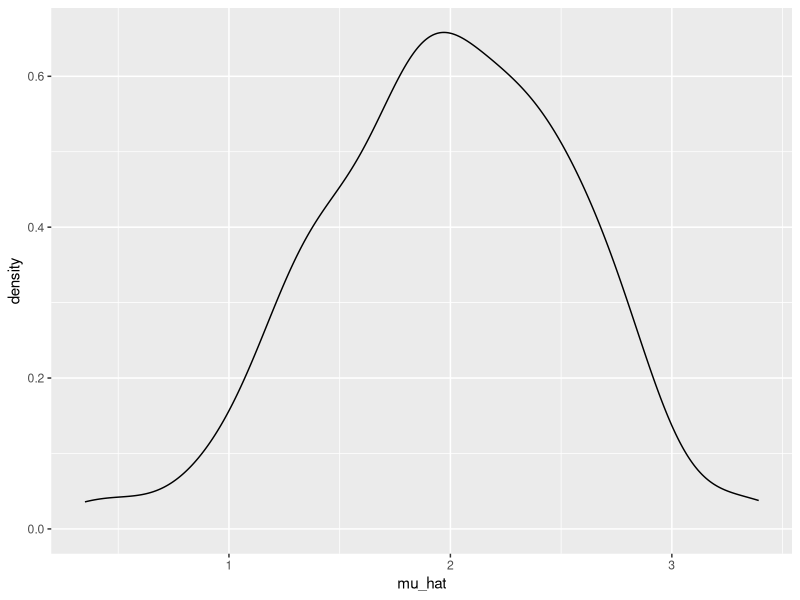
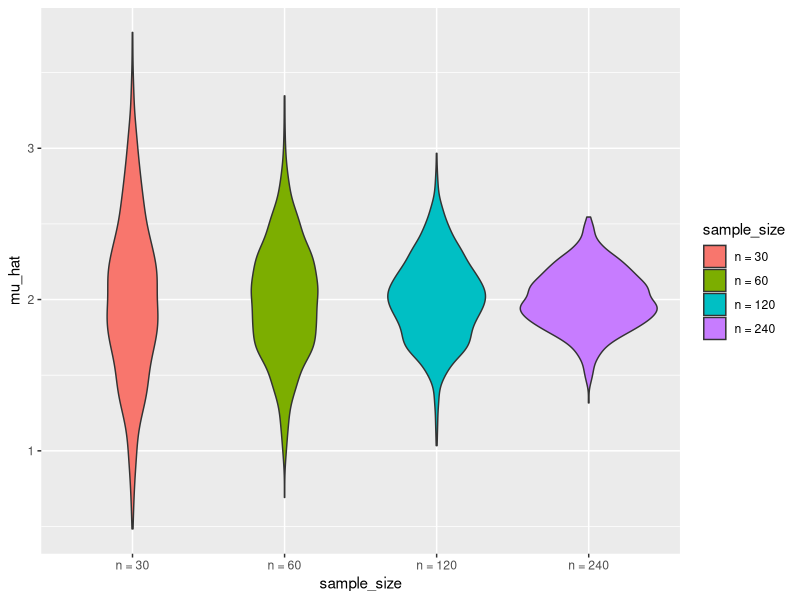
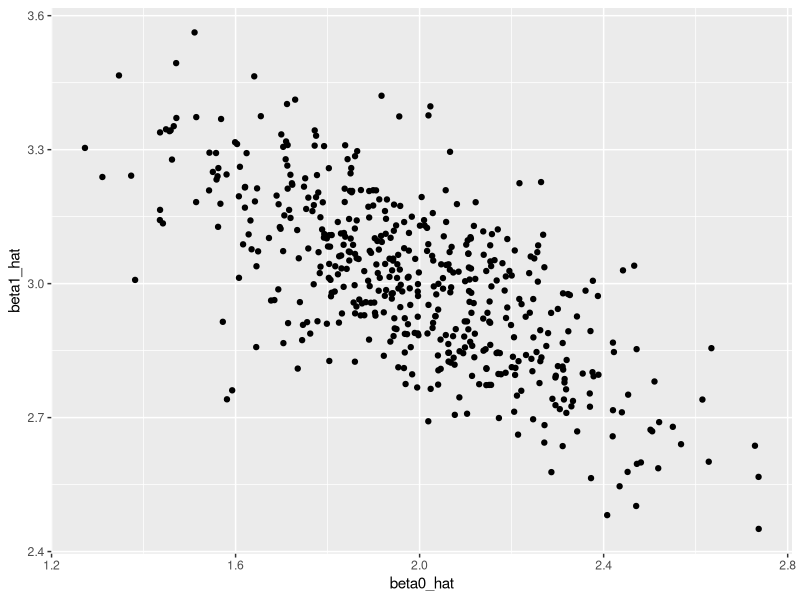
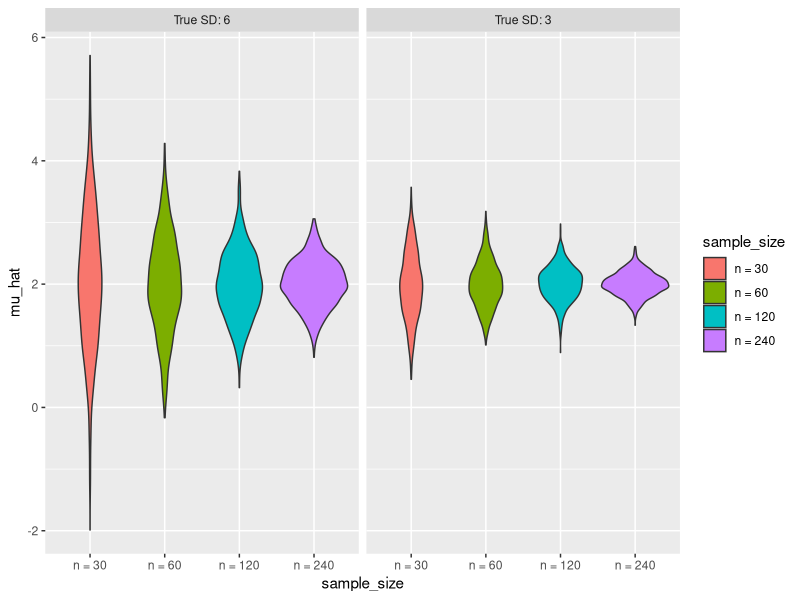

The R source for these figures, in order:
## ---- chunk 1
library(tidyverse)

set.seed(1)
## ---- chunk 2
sim_mean_sd = function(n, mu = 2, sigma = 3){
  
  sim_data = tibble(
    x = rnorm(n, mean = mu, sd = sigma)
  )
  
  sim_data |>
    summarize(
      mu_hat = mean(x),
      sigma_hat = sd(x)
    )
}
## ---- chunk 3
output = vector("list", 100)

for (i in 1:100){
  output[[i]] = sim_mean_sd(30)
}

sim_results = bind_rows(output)
sim_results
## ---- chunk 4
sim_results_df = 
  expand_grid(
    sample_size = 30,
    iter = 1:100
  ) |>
  mutate(
    estimate_df = map(sample_size, sim_mean_sd)
  ) |>
  unnest(estimate_df)
## ---- chunk 5
sim_results_df |>
  ggplot(aes(x = mu_hat)) +
  geom_density()
## ---- chunk 6
sim_results_df |>
  pivot_longer(
    mu_hat:sigma_hat,
    names_to = "parameter",
    values_to = "estimate"
  ) |>
  group_by(parameter) |>
  summarize(
    emp_mean = mean(estimate),
    emp_df = sd(estimate)
  ) |>
  knitr::kable(digits = 3)
## ---- chunk 7
sum_results_df = 
  map(1:100, \(i) sim_mean_sd(30, 2, 3)) |>
  bind_rows()
## ---- chunk 8
sim_results_df = 
  expand_grid(
    sample_size = c(30, 60, 120, 240),
    iter = 1:1000
  ) |> 
  mutate(
    estimate_df = map(sample_size, sim_mean_sd)
  ) |> 
  unnest(estimate_df)
## ---- chunk 9
sim_results_df |> 
  mutate(
    sample_size = str_c("n = ", sample_size),
    sample_size = fct_inorder(sample_size)) |> 
  ggplot(aes(x = sample_size, y = mu_hat, fill = sample_size)) + 
  geom_violin()
## ---- chunk 10
sim_results_df |> 
  pivot_longer(
    mu_hat:sigma_hat,
    names_to = "parameter", 
    values_to = "estimate") |> 
  group_by(parameter, sample_size) |> 
  summarize(
    emp_mean = mean(estimate),
    emp_var = var(estimate)) |> 
  knitr::kable(digits = 3)
## ---- chunk 11
sim_regression = function(n, beta0 = 2, beta1 = 3) {
  
  sim_data = 
    tibble(
      x = rnorm(n, mean = 1, sd = 1),
      y = beta0 + beta1 * x + rnorm(n, 0, 1)
    )
  
  ls_fit = lm(y ~ x, data = sim_data)
  
  tibble(
    beta0_hat = coef(ls_fit)[1],
    beta1_hat = coef(ls_fit)[2]
  )
}
## ---- chunk 12
sim_results_df = 
  expand_grid(
    sample_size = 30,
    iter = 1:500
  ) |> 
  mutate(
    estimate_df = map(sample_size, sim_regression)
  ) |> 
  unnest(estimate_df)
## ---- chunk 13
sim_results_df |> 
  ggplot(aes(x = beta0_hat, y = beta1_hat)) + 
  geom_point()
## ---- chunk 14
sim_results_df = 
  expand_grid(
    sample_size = c(30, 60, 120, 240),
    true_sd = c(6, 3),
    iter = 1:1000
  ) |> 
  mutate(
    estimate_df = 
      map2(sample_size, true_sd, \(n, sd) sim_mean_sd(n = n, sigma = sd))
  ) |> 
  unnest(estimate_df)
## ---- chunk 15
sim_results_df |> 
  mutate(
    true_sd = str_c("True SD: ", true_sd),
    true_sd = fct_inorder(true_sd),
    sample_size = str_c("n = ", sample_size),
    sample_size = fct_inorder(sample_size)) |> 
  ggplot(aes(x = sample_size, y = mu_hat, fill = sample_size)) + 
  geom_violin() + 
  facet_grid(. ~ true_sd)
